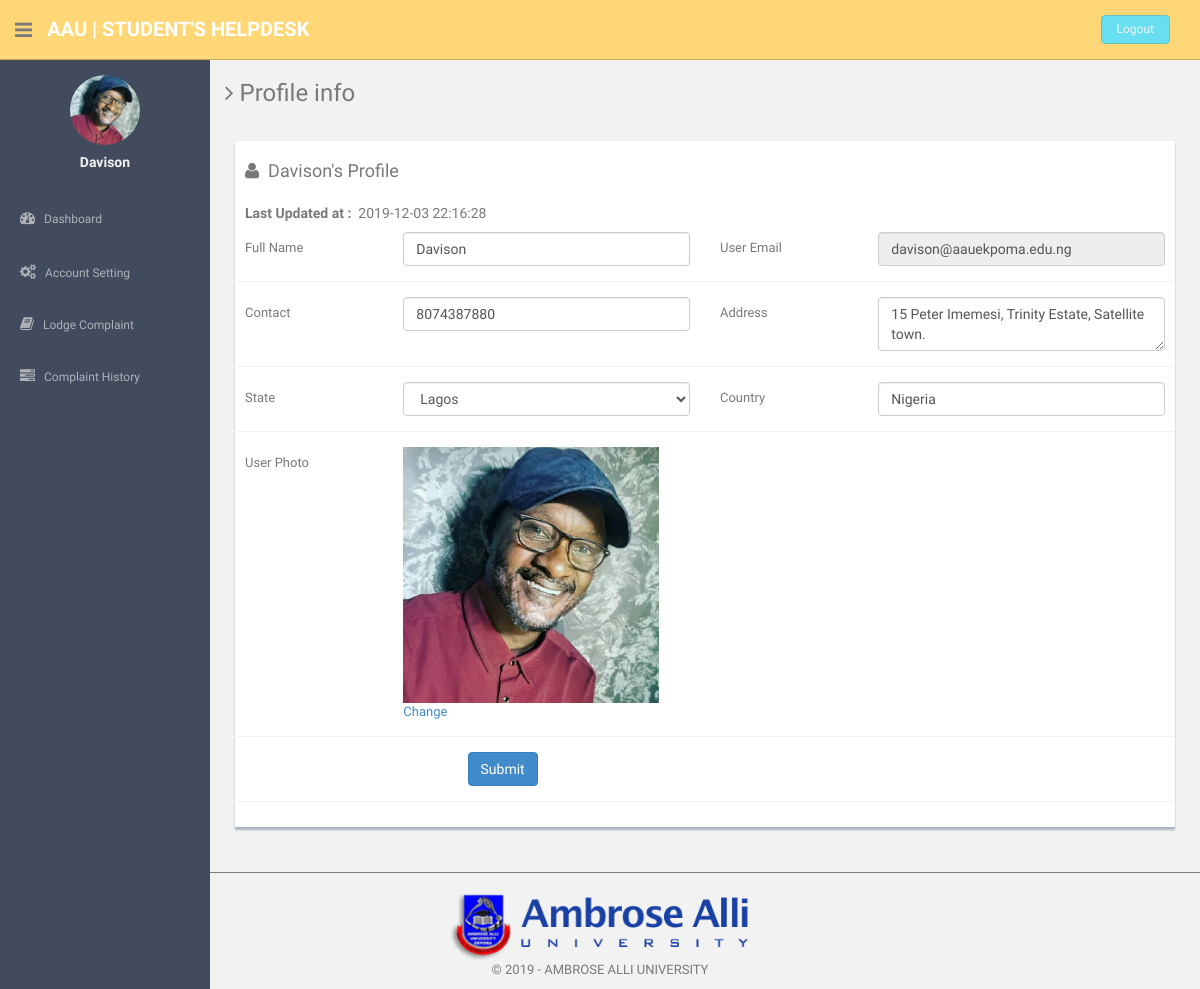
The app's page /users/profile.php (signed in) with its own data.
### tables this page shows
CREATE TABLE IF NOT EXISTS `users` (
  `id` int(11) NOT NULL AUTO_INCREMENT,
  `fullName` varchar(255) DEFAULT NULL,
  `userEmail` varchar(255) DEFAULT NULL,
  `password` varchar(255) DEFAULT NULL,
  `contactNo` bigint(11) DEFAULT NULL,
  `address` tinytext,
  `State` varchar(255) DEFAULT NULL,
  `country` varchar(255) DEFAULT NULL,
  `pincode` int(6) DEFAULT NULL,
  `userImage` varchar(255) DEFAULT NULL,
  `updationDate` timestamp NULL DEFAULT '0000-00-00 00:00:00' ON UPDATE CURRENT_TIMESTAMP,
  `status` int(1) DEFAULT NULL,
  PRIMARY KEY (`id`)
);

### users/profile.php (the view, shortened to what this page needs)
<?php
include('favicon.php');
include('includes/config.php');
if(strlen($_SESSION['login'])==0)
  {
header('location:index.php');
}
else{
?>
<!DOCTYPE html>
<html lang="en">
  <head>
    <link href="assets/css/bootstrap.css" rel="stylesheet">
    <link href="assets/font-awesome/css/font-awesome.css" rel="stylesheet" />
    <link rel="stylesheet" type="text/css" href="assets/js/bootstrap-datepicker/css/datepicker.css" />
    <link rel="stylesheet" type="text/css" href="assets/js/bootstrap-daterangepicker/daterangepicker.css" />
    <link href="assets/css/style.css" rel="stylesheet">
    <link href="assets/css/style-responsive.css" rel="stylesheet">
  </head>
  <body>
  <section id="container" >
     <?php include("includes/header.php");?>
      <?php include("includes/sidebar.php");?>
      <section id="main-content">
          <section class="wrapper">
          	<h3><i class="fa fa-angle-right"></i> Profile info</h3>
          	<div class="row mt">
          		<div class="col-lg-12">
                  <div class="form-panel">
 <?php $query=mysqli_query($con,"select * from users where userEmail='".$_SESSION['login']."'");
 while($row=mysqli_fetch_array($query))
 {
 ?>
  <h4 class="mb"><i class="fa fa-user"></i>&nbsp;&nbsp;<?php echo htmlentities($row['fullName']);?>'s Profile</h4>
    <h5><b>Last Updated at :</b>&nbsp;&nbsp;<?php echo htmlentities($row['updationDate']);?></h5>
                      <form class="form-horizontal style-form" method="post" name="profile" >
<div class="form-group">
<label class="col-sm-2 col-sm-2 control-label">Full Name</label>
<div class="col-sm-4">
<input type="text" name="fullname" required="required" value="<?php echo htmlentities($row['fullName']);?>" class="form-control" >
 </div>
<label class="col-sm-2 col-sm-2 control-label">User Email </label>
 <div class="col-sm-4">
<input type="email" name="useremail" required="required" value="<?php echo htmlentities($row['userEmail']);?>" class="form-control" readonly>
</div>
 </div>
<div class="form-group">
<label class="col-sm-2 col-sm-2 control-label">Contact</label>
 <div class="col-sm-4">
<input type="text" name="contactno" required="required" value="<?php echo htmlentities($row['contactNo']);?>" class="form-control">
</div>
<label class="col-sm-2 col-sm-2 control-label">Address </label>
<div class="col-sm-4">
<textarea  name="address" required="required" class="form-control"><?php echo htmlentities($row['address']);?></textarea>
</div>
</div>
<div class="form-group">
<label class="col-sm-2 col-sm-2 control-label">State</label>
<div class="col-sm-4">
<select name="state" required="required" class="form-control">
<option value="<?php echo htmlentities($row['State']);?>"><?php echo htmlentities($st=$row['State']);?></option>
</select>
</div>
<label class="col-sm-2 col-sm-2 control-label">Country </label>
<div class="col-sm-4">
<input type="text" name="country" required="required" value="<?php echo htmlentities($row['country']);?>" class="form-control">
</div>
</div>
<div class="form-group">
<label class="col-sm-2 col-sm-2 control-label">User Photo</label>
<div class="col-sm-4">
<?php $userphoto=$row['userImage'];
if($userphoto==""):
?>
<img src="userimages/noimage.png" width="256" height="256" >
<a href="update-image.php">Change Photo</a>
<?php else:?>
	<img src="userimages/<?php echo htmlentities($userphoto);?>" width="256" height="256">
	<a href="update-image.php">Change</a>
<?php endif;?>
</div>
</div>
<?php } ?>
                          <div class="form-group">
                           <div class="col-sm-10" style="padding-left:25% ">
<button type="submit" name="submit" class="btn btn-primary">Submit</button>
</div>
</div>
                          </form>
                          </div>
                          </div>
                          </div>
		</section>
      </section>
    <?php include("includes/footer.php");?>
  </section>
  </body>
</html>
<?php } ?>

### users/favicon.php (shortened to what this page needs)
<!DOCTYPE html>
<html lang="en">
  <head>
</head>

### users/includes/header.php
<header class="header black-bg">
             <div class="sidebar-toggle-box">
                 <div class="fa fa-bars tooltips" data-placement="center" data-original-title="Toggle Navigation"></div>
             </div>
           <a href="dashboard.php" class="logo"><b>AAU | STUDENT'S HELPDESK</b></a>
           <div class="top-menu">
           	<ul class="nav pull-right top-menu">
                   <li><a class="logout" href="logout.php">Logout</a></li>
           	</ul>
           </div>
       </header>

### users/includes/sidebar.php (shortened to what this page needs)
<aside>
          <div id="sidebar"  class="nav-collapse ">
              <ul class="sidebar-menu" id="nav-accordion">
                              <?php $query=mysqli_query($con,"select fullName,userImage from users where userEmail='".$_SESSION['login']."'");
 while($row=mysqli_fetch_array($query))
 {
 ?>
                  <p class="centered"><a href="profile.php">
<?php $userphoto=$row['userImage'];
if($userphoto==""):
?>
<img src="userimages/noimage.png"  class="img-circle" width="70" height="70" >
<?php else:?>
  <img src="userimages/<?php echo htmlentities($userphoto);?>" class="img-circle" width="70" height="70">
<?php endif;?>
</a>
</p>
                  <h5 class="centered"><?php echo htmlentities($row['fullName']);?></h5>
                  <?php } ?>
                  <li class="mt">
                      <a href="dashboard.php">
                          <i class="fa fa-dashboard"></i>
                          <span>Dashboard</span>
                      </a>
                  </li>
                  <li class="sub-menu">
                      <a href="javascript:;" >
                          <i class="fa fa-cogs"></i>
                          <span>Account Setting</span>
                      </a>
                  </li>
                  <li class="sub-menu">
                      <a href="register-complaint.php" >
                          <i class="fa fa-book"></i>
                          <span>Lodge Complaint</span>
                      </a>
                    </li>
                  <li class="sub-menu">
                      <a href="complaint-history.php" >
                          <i class="fa fa-tasks"></i>
                          <span>Complaint History</span>
                      </a>
                  </li>
              </ul>
          </div>
      </aside>

### users/includes/footer.php
<footer class="">
         <div class="text-center">
             <hr>
             <img src="../img/aau.png" width="300">
             <p> &copy; 2019 - AMBROSE ALLI UNIVERSITY</p>
         </div>
     </footer>

### users/assets/css/style.css (style rules this page uses)
body { color: #797979; background: #f2f2f2; font-family: 'Ruda', sans-serif; padding: 0px !important; margin: 0px !important; font-size:13px; }
ul li { list-style: none; }
a, a:hover, a:focus { text-decoration: none; outline: none; }
#container { width: 100%; height: 100%; }
hr { margin-top: 20px; margin-bottom: 20px; border: 0; border-top: 1px solid #797979; }
.centered { text-align: center; }
.mt { margin-top: 25px; }
.mb { margin-bottom: 25px; }
ul.top-menu > li > .logout { color: #f2f2f2; font-size: 12px; border-radius: 4px; -webkit-border-radius: 4px; border: 1px solid #64c3c2 !important; padding: 5px 15px; margin-right: 15px; background: #68dff0; margin-top: 15px; }
#sidebar { width: 210px; height: 100%; position: fixed; background: #424a5d; }
#sidebar h5 { color: #f2f2f2; font-weight: 700; }
#sidebar ul li { position: relative; }
ul.sidebar-menu , ul.sidebar-menu li ul.sub { margin: -2px 0 0; padding: 0; }
ul.sidebar-menu { margin-top: 75px; }
ul.sidebar-menu li { margin-bottom: 5px; margin-left:10px; margin-right:10px; }
ul.sidebar-menu li.sub-menu { line-height: 15px; }
ul.sidebar-menu li a span { display: inline-block; }
ul.sidebar-menu li a { color: #aeb2b7; text-decoration: none; display: block; padding: 15px 0 15px 10px; font-size: 12px; outline: none; -webkit-transition: all 0.3s ease; -moz-transition: all 0.3s ease; -o-transition: all 0.3s ease; -ms-transition: all 0.3s ease; transition: all 0.3s ease; }
ul.sidebar-menu li a i { font-size: 15px; padding-right: 6px; }
#main-content { margin-left: 210px; }
.header, .footer { min-height: 60px; padding: 0 15px; }
.header { position: fixed; left: 0; right: 0; z-index: 1002; }
.black-bg { background: #ffd777; border-bottom: 1px solid #c9aa5f; }
.wrapper { display: inline-block; margin-top: 60px; padding-left: 15px; padding-right: 15px; padding-bottom: 15px; padding-top: 0px; width: 100%; }
a.logo { font-size: 20px; color: #ffffff; float: left; margin-top: 15px; text-transform: uppercase; }
a.logo b { font-weight: 900; }
#top_menu .nav > li, ul.top-menu > li { float: left; }
ul.top-menu > li > a { color: #666666; font-size: 16px; border-radius: 4px; -webkit-border-radius: 4px; border:1px solid #666666 !important; padding: 2px 6px; margin-right: 15px; }
.sidebar-toggle-box { float: left; padding-right: 15px; margin-top: 20px; }
.sidebar-toggle-box .fa-bars { cursor: pointer; display: inline-block; font-size: 20px; }
.form-panel { background: #ffffff; margin: 10px; padding: 10px; box-shadow: 0px 3px 2px #aab2bd; text-align: left; }
label { font-weight: 400; }
.form-horizontal.style-form .form-group { border-bottom: 1px solid #eff2f7; padding-bottom: 15px; margin-bottom: 15px; }
@media (min-width: 768px) { .form-horizontal .control-label { text-align: left; } }

### records on screen
users: userImage (picture), fullName "Davison", updationDate "2019-12-03 22:16:28", fullname "Davison", useremail "davison@aauekpoma.edu.ng", contactno "8074387880", address "15 Peter Imemesi, Trinity Estate, Satellite town.", state "Lagos", country "Nigeria"
